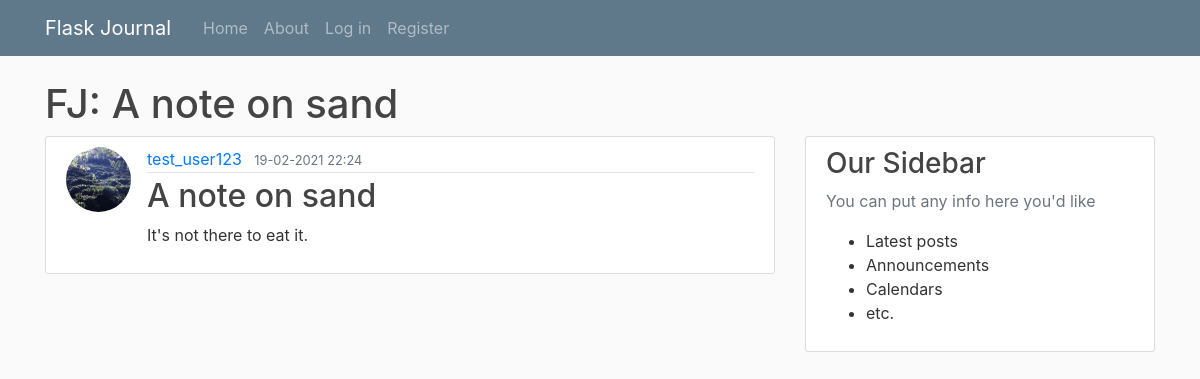
The app's page /post/4 with its own data.
### flaskjournal/models.py (models this page shows, shortened)
class Post(db.Model):
	id = db.Column(db.Integer, primary_key=True)
	title = db.Column(db.String(100), nullable=False)
	date_posted = db.Column(db.DateTime, nullable=False, default=datetime.utcnow)
	content = db.Column(db.Text, nullable=False)
	user_id = db.Column(db.Integer, db.ForeignKey('user.id'), nullable=False)

class User(db.Model, UserMixin):
	id = db.Column(db.Integer, primary_key=True)
	username = db.Column(db.String(20), unique=True, nullable=False)
	email = db.Column(db.String(120), unique=True, nullable=False)
	image_file = db.Column(db.String(20), nullable=False, default='default.jpg')
	password = db.Column(db.String(60), nullable=False)
	posts = db.relationship('Post', backref='author', lazy=True)

### flaskjournal/posts/routes.py (the view)
@posts.route('/post/<int:post_id>')
def post(post_id):
	post = Post.query.get_or_404(post_id)
	return render_template('post.html', title=post.title, post=post)

### flaskjournal/templates/post.html (shortened to what this page needs)
{% extends 'layout.html' %}
{% block maincontent %}
<article class="media content-section">
	<img src="{{ url_for('static', filename='profile_pics/' + post.author.image_file) }}" alt="profile image" class="rounded-circle article-img">
	<div class="media-body">
		<div class="article-metadata">
			<a class="mr-2" href="{{ url_for('users.user_posts', username=post.author.username) }}">{{post.author.username}}</a>
			<small class="text-muted">{{post.date_posted.strftime('%d-%m-%Y %H:%M')}}</small>
		</div>
		<h2 class="article-title">{{ post.title }}</h2>
		<p class="article-content">{{post.content}}</p>
	</div>
</article>
{% endblock maincontent %}

### flaskjournal/templates/layout.html (shortened to what this page needs)
<!doctype html>
<html lang="en">
<head>
	{% block styles %}
	<link rel="stylesheet" href="https://maxcdn.bootstrapcdn.com/bootstrap/4.0.0/css/bootstrap.min.css"
>
	<link rel="stylesheet" type="text/css" href="{{ url_for('static', filename='main.css')}}">
	{% endblock styles %}
</head>
<body>
	{% block content %}
	<header class="container">
		<h1>
			{% if h1 %}
			{{h1}}
			{% else %}
			FJ: {{title}}
			{% endif %}
		</h1>
		<nav class="navbar navbar-expand-md navbar-dark bg-steel fixed-top">
			<div class="container">
				<a class="navbar-brand mr-4" href="{{ url_for('main.home') }}">Flask Journal</a>
				<div class="collapse navbar-collapse" id="navbarToggle">
					<ul class="navbar-nav mr-auto">
						<li class="nav-item"><a href="{{ url_for('main.home') }}" class="nav-link">Home</a></li>
						<li class="nav-item"><a href="{{ url_for('main.about') }}" class="nav-link">About</a></li>
						{% if current_user.is_authenticated %}
						<li class="nav-item"><a href="{{ url_for('posts.new_post') }}" class="nav-item nav-link">New Post</a>
						</li>
						<li class="nav-item"><a href="{{ url_for('users.profile') }}" class="nav-item nav-link">Profile</a>
						</li>
						<li class="nav-item"><a href="{{ url_for('users.logout') }}" class="nav-item nav-link">Log out</a>
						</li>
						{% else %}
						<li class="nav-item"><a href="{{ url_for('users.login') }}" class="nav-item nav-link">Log in</a></li>
						<li class="nav-item"><a href="{{ url_for('users.register') }}" class="nav-item nav-link">Register</a>
						</li>
						{% endif %}
					</ul>
				</div>
			</div>
		</nav>
	</header>
	<main role="main" class="container">
		<div class="row">
			<div class="col-md-8">
				{% block maincontent %}{% endblock maincontent %}
			</div>
			<div class="col-md-4">
				<div class="content-section">
					<h3>Our Sidebar</h3>
					<p class="text-muted">You can put any info here you'd like</p>
					<ul>
						<li>Latest posts</li>
						<li>Announcements</li>
						<li>Calendars</li>
						<li>etc.</li>
					</ul>
				</div>
			</div>
		</div>
	</main>
	{% endblock content %}
</body>
</html>

### flaskjournal/static/main.css (style rules this page uses)
body { background: #fafafa; color: #333333; margin-top: 5rem; }
h1, h2, h3, h4, h5, h6 { color: #444444; }
.bg-steel { background-color: #5f788a; }
.content-section { background: #ffffff; padding: 10px 20px; border: 1px solid #dddddd; border-radius: 3px; margin-bottom: 20px; }
.article-title { color: #444444; }
.article-content { white-space: pre-line; }
.article-img { height: 65px; width: 65px; margin-right: 16px; }
.article-metadata { padding-bottom: 1px; margin-bottom: 4px; border-bottom: 1px solid #e3e3e3; }

### records on screen
Post: title "A note on sand", date_posted "19-02-2021 22:24", content "It's not there to eat it."
User: image_file (picture), author.username "test_user123"
